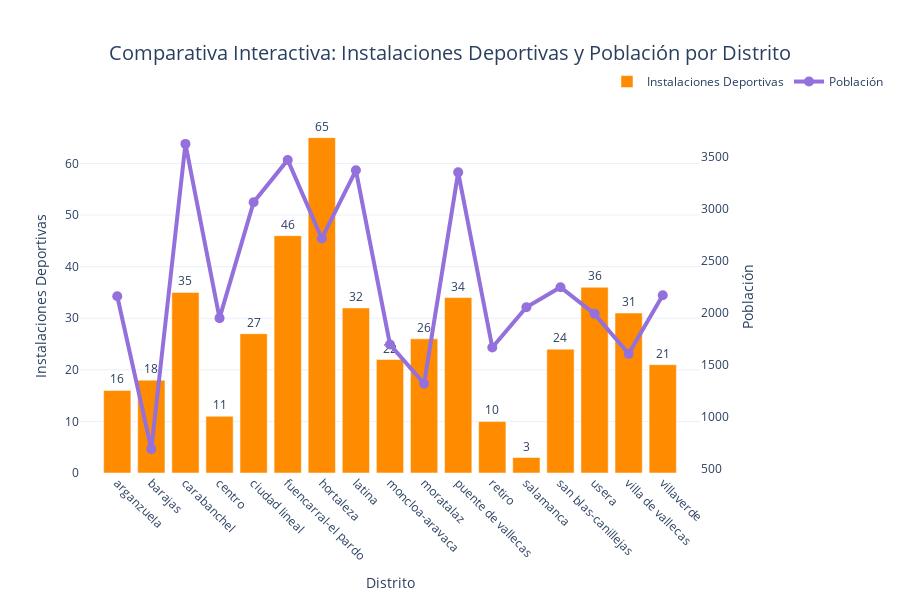

This figure's notebook cell:
### Code cell
#Hipotesis 1
import plotly.graph_objects as go

fig = go.Figure()

# Barras: instalaciones deportivas
fig.add_trace(go.Bar(
    x=df_sorted['distrito'],
    y=df_sorted['N_GIMNASIOS'],
    name='Instalaciones Deportivas',
    marker_color='darkorange',
    text=df_sorted['N_GIMNASIOS'],
    textposition='outside',
    hovertemplate='Distrito: %{x}<br>Instalaciones: %{y}<extra></extra>'
))

# Línea: población
fig.add_trace(go.Scatter(
    x=df_sorted['distrito'],
    y=df_sorted['num_personas'],
    name='Población',
    mode='lines+markers',
    line=dict(color='mediumpurple', width=4),
    marker=dict(size=10),
    yaxis='y2',
    hovertemplate='Distrito: %{x}<br>Población: %{y:,}<extra></extra>'  # Formato miles
))

# Layout y diseño
fig.update_layout(
    title={
        'text': 'Comparativa Interactiva: Instalaciones Deportivas y Población por Distrito',
        'x': 0.5,
        'xanchor': 'center',
        'font': dict(size=20)
    },
    xaxis=dict(title='Distrito', tickangle=45),
    yaxis=dict(
        title='Instalaciones Deportivas',
        showgrid=True,
        zeroline=False
    ),
    yaxis2=dict(
        title='Población',
        overlaying='y',
        side='right',
        showgrid=False,
        zeroline=False
    ),
    legend=dict(x=0.85, y=1.15, orientation='h'),
    margin=dict(t=120),
    height=600,
    template='plotly_white'
)

fig.show()

### Figure 1 — Plotly figure (JSON) as saved in the notebook; plotly's stock layout.template omitted (floating-point values rounded to 4 significant figures)
{"data": [{"hovertemplate": "Distrito: %{x}<br>Instalaciones: %{y}<extra></extra>", "marker": {"color": "darkorange"}, "name": "Instalaciones Deportivas", "text": [16.0, 18.0, 35.0, 11.0, 27.0, 46.0, 65.0, 32.0, 22.0, 26.0, 34.0, 10.0, 3.0, 24.0, 36.0, 31.0, 21.0], "textposition": "outside", "type": "bar", "x": ["arganzuela", "barajas", "carabanchel", "centro", "ciudad lineal", "fuencarral-el pardo", "hortaleza", "latina", "moncloa-aravaca", "moratalaz", "puente de vallecas", "retiro", "salamanca", "san blas-canillejas", "usera", "villa de vallecas", "villaverde"], "y": [16, 18, 35, 11, 27, 46, 65, 32, 22, 26, 34, 10, 3, 24, 36, 31, 21]}, {"hovertemplate": "Distrito: %{x}<br>Población: %{y:,}<extra></extra>", "line": {"color": "mediumpurple", "width": 4}, "marker": {"size": 10}, "mode": "lines+markers", "name": "Población", "type": "scatter", "x": ["arganzuela", "barajas", "carabanchel", "centro", "ciudad lineal", "fuencarral-el pardo", "hortaleza", "latina", "moncloa-aravaca", "moratalaz", "puente de vallecas", "retiro", "salamanca", "san blas-canillejas", "usera", "villa de vallecas", "villaverde"], "y": [2158.0, 687.1, 3625.0, 1947.0, 3063.0, 3470.0, 2715.0, 3371.0, 1694.0, 1317.0, 3351.0, 1665.0, 2052.0, 2245.0, 1989.0, 1604.0, 2169.0], "yaxis": "y2"}], "layout": {"height": 600, "legend": {"orientation": "h", "x": 0.85, "y": 1.15}, "margin": {"t": 120}, "title": {"font": {"size": 20}, "text": "Comparativa Interactiva: Instalaciones Deportivas y Población por Distrito", "x": 0.5, "xanchor": "center"}, "xaxis": {"tickangle": 45, "title": {"text": "Distrito"}}, "yaxis": {"showgrid": true, "title": {"text": "Instalaciones Deportivas"}, "zeroline": false}, "yaxis2": {"overlaying": "y", "showgrid": false, "side": "right", "title": {"text": "Población"}, "zeroline": false}}}
